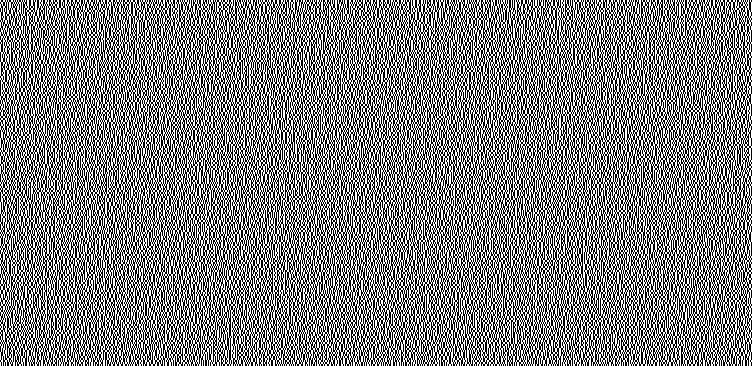
#> input picture secret_ArnoldcatDec.png, 752 x 366 px
$ python randomencryption.py
#> lines starting #> are read from the running program, lines starting #| are printed output that depends on the picture; after the words box and inside, x2 and y2 are one past the last pixel; in counts of white or black regions, pixels touching at a corner belong together; pictures that were not available may be replaced by others from this repository, and a replacement may not be noted
from PIL import Image
import numpy as np
import os
from matplotlib.pyplot import imshow
import matplotlib.pyplot as plt
import cv2
import random
from math import log
from tqdm import tqdm
import wget

# https://drive.google.com/uc?id=121nAa2VP6d8NedUWqzuoncqfKFm_ttWJ
# https://i.picsum.photos/id/800/200/300.jpg?hmac=p2lPeodOve_jNKshk2YAKVhKm4UUIJhfUe_Tt4FdnTA
# https://i.picsum.photos/id/778/300/200.jpg?hmac=lULcx7uCqA-UiRLH2Xw_eo6gLrLR2AMlrQ1exS7HKd4
# https://picsum.photos/200/300

url = input("paste link for the file: ")
#> the answer given: secret_ArnoldcatDec.png
#> further down, img is the input picture: shape (366, 752, 3); 50% white in thin lines or dots
filename = wget.download(url,'hello.jpg')


def ArnoldCatTransform(img, num):

    h,w,_=img.shape
    n=max(h,w)
    img_arnold = np.zeros([n,n,3])
    padding = ((0,n-h),(0,n-w),(0,0))
    img=np.pad(img,padding,'constant',constant_values=255)
    for x in range(0,n):
        for y in range(0, n):
            img_arnold[x][y] = img[(x+(3*y))%n][((7*y)+(2*x))%n]
            # value for p and q =2 and 3
    return img_arnold


def ArnoldCatTransformdec(img):

    h,w,_=img.shape
    decrypted_image = np.zeros([h,w,3])
    if h!=w:
        raise exception ("Expected a square image")
    for x in range(0,h):
        for y in range(0,h):
            decrypted_image[x][y]=img[((7*x)+((-3)*y))%h][((y)-(2*x))%h]
    return decrypted_image

def ArnoldCatEncryption(imageName, key):
#> called with imageName = 'hello.jpg', key = 20
    img = cv2.imread(imageName)
    for i in range (0,key):
        img = ArnoldCatTransform(img, i)
#> this loop made 20 passes
#> pass 1, in ArnoldCatTransform, `img=np.pad(img,padding,'constant',constant_values=255)`:
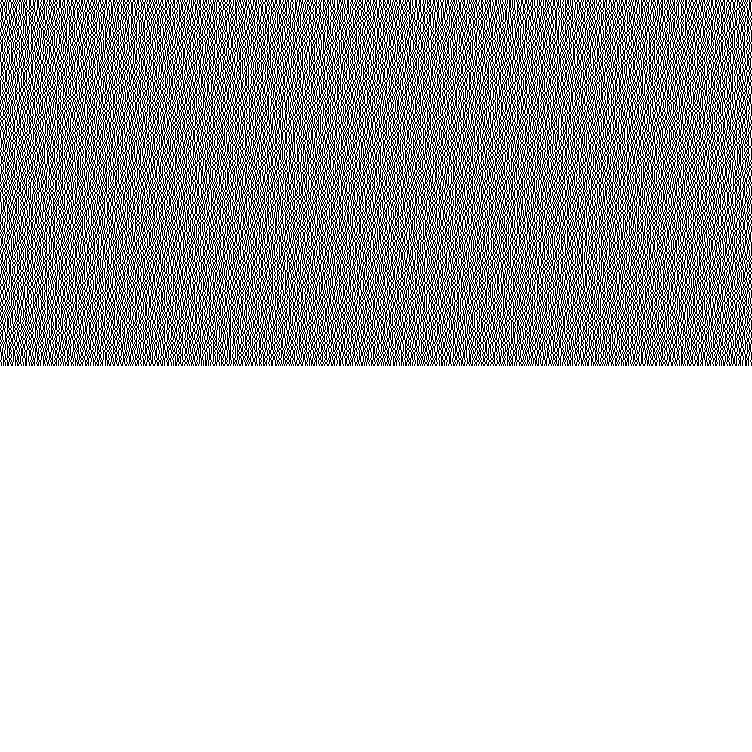
#> img: shape (752, 752, 3); 75.7% white; black in thin lines or dots, all inside (x1, y1, x2, y2) = (0, 0, 752, 366)
#> pass 1, in ArnoldCatEncryption, `img = ArnoldCatTransform(img, i)`:
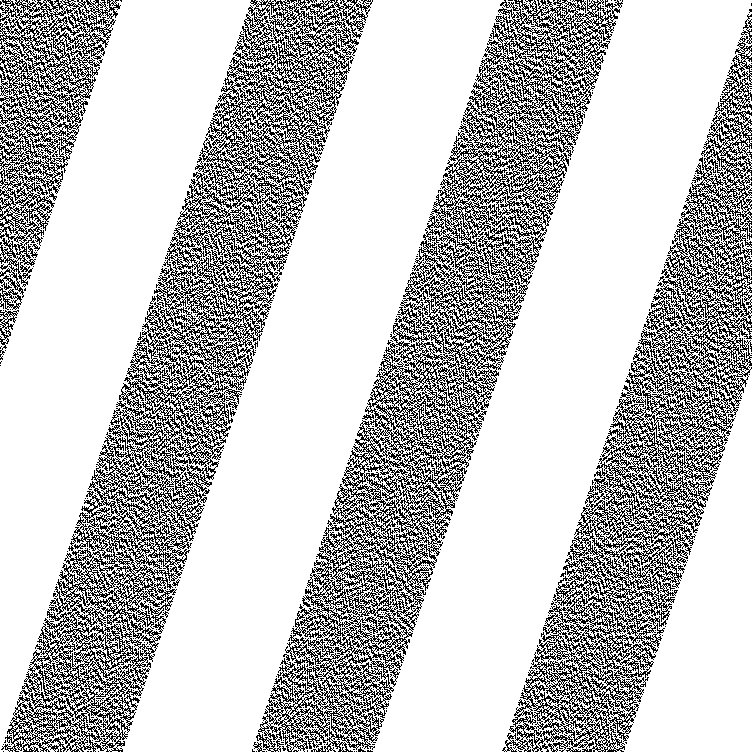
#> img: shape (752, 752, 3) float64; 75.7% white; black in thin lines or dots
#> after the loop:
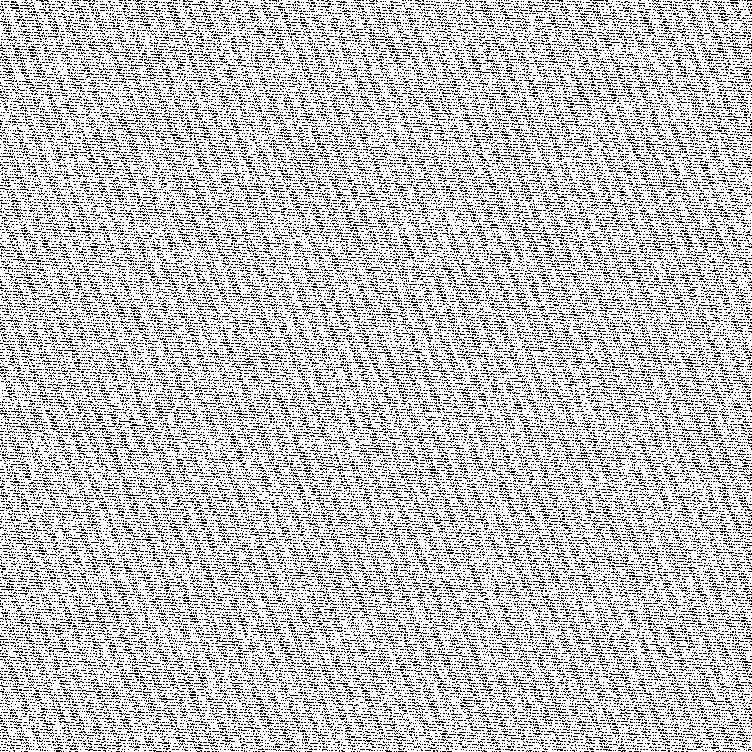
#> img: shape (752, 752, 3) float64; 75.7% white; black in thin lines or dots
    cv2.imwrite(imageName.split('.')[0] + "_ArnoldcatEnc.png", img)
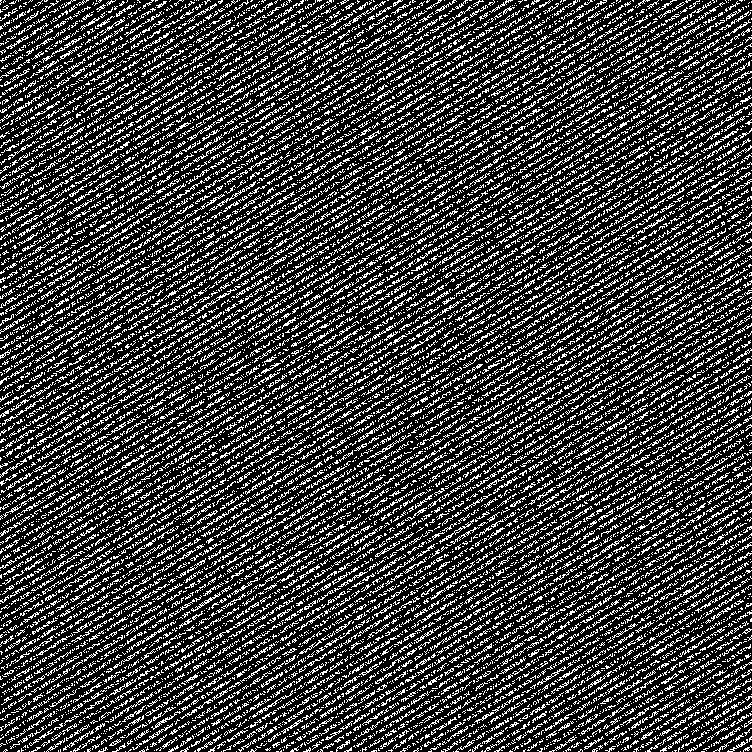
#> input picture secret_ArnoldcatEnc.png, 752 x 752 px, given in place of hello_ArnoldcatEnc.png, which was not available
#> further down, enc is the input picture: PIL image 752x752 RGB; min 0, max 255, mean 64.1
    return img


def ArnoldCatDecryption(imageName, key, original):
#> called with imageName = 'hello_ArnoldcatEnc.png', key = 20, original = 'hello.jpg'
    img = cv2.imread(imageName)
    original = cv2.imread(original)
    for i in range(0,key):
        img = ArnoldCatTransformdec(img)
#> this loop made 20 passes
#> pass 1, in ArnoldCatDecryption, `img = ArnoldCatTransformdec(img)`:
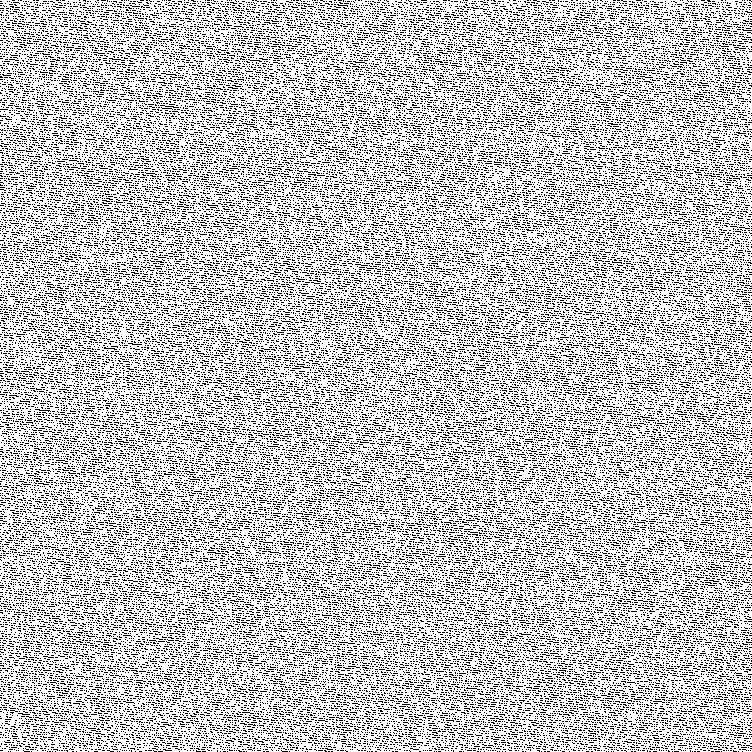
#> img: shape (752, 752, 3) float64; 75.7% white; black in thin lines or dots
#> pass 2, in ArnoldCatDecryption, `img = ArnoldCatTransformdec(img)`:
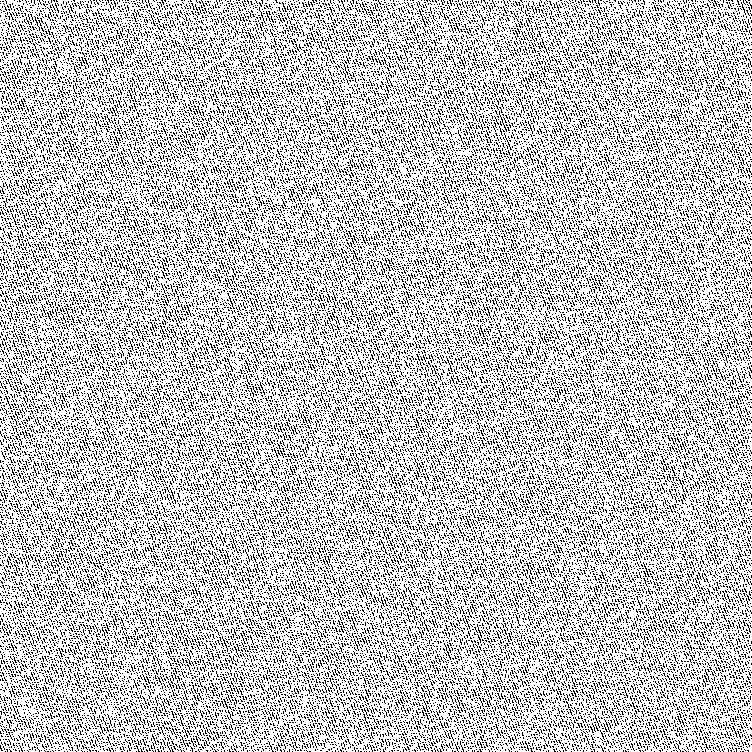
#> img: shape (752, 752, 3) float64; 75.7% white; black in thin lines or dots
#> pass 3, in ArnoldCatDecryption, `img = ArnoldCatTransformdec(img)`:
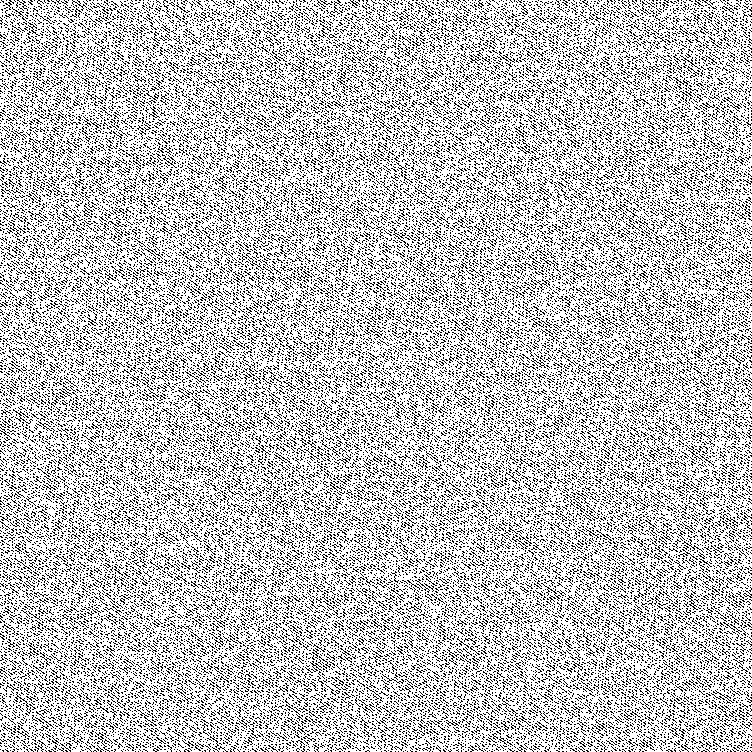
#> img: shape (752, 752, 3) float64; 75.7% white; black in thin lines or dots
    h,w,_= original.shape
#> h = 366; w = 752
    if h>w:
        z=1
        n=h
    else:
        z=0
        n=w
#> n = 752
    w=min(h,w)
#> w = 366
    img = np.delete(img,slice(w,n+1),z)
#> img: shape (366, 752, 3) float64; 50% white in thin lines or dots
    cv2.imwrite(imageName.split('_')[0] + "_ArnoldcatDec.png",img)
    return img


image = "hello"
ext = ".jpg"
key = 20


img = cv2.imread(image + ext)
im = Image.open(r'./hello.jpg')


ArnoldCatEncryptionIm = ArnoldCatEncryption(image + ext, key)
enc = Image.open(r'./hello_ArnoldcatEnc.png')


ArnoldCatDecryptionIm = ArnoldCatDecryption(image + "_ArnoldcatEnc.png", key, image + ext)
dec = Image.open(r'./hello_ArnoldcatDec.png')

im.show()
enc.show()
dec.show()
